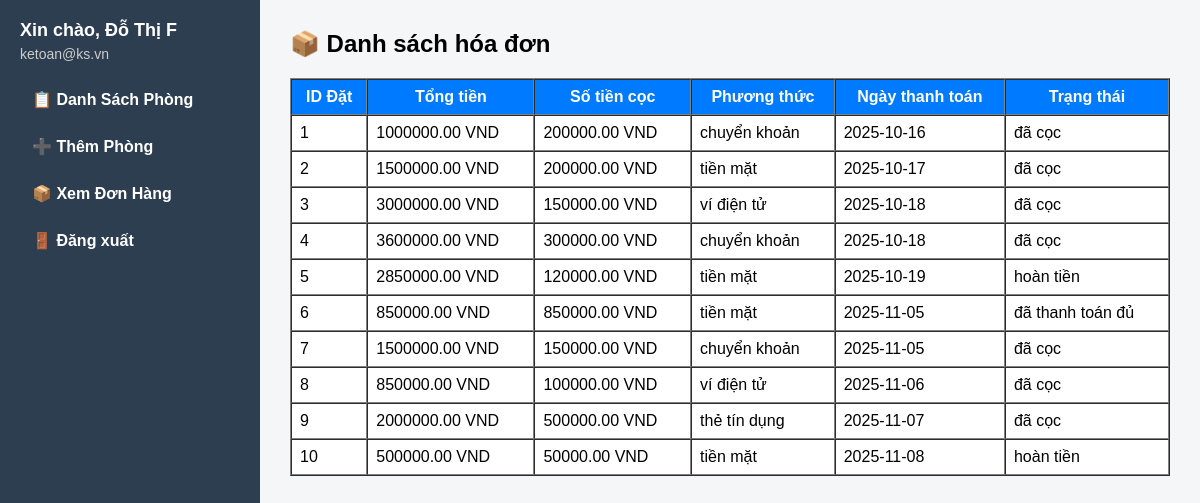
The page /index.php?page=hoadon.php (signed in) on the database its author committed.
### tables this page shows
CREATE TABLE hoa_don (
    id_thanh_toan INT(11) AUTO_INCREMENT PRIMARY KEY,
    id_dat INT(11) UNIQUE, 
    tong_tien DECIMAL(10,2) NOT NULL,
    so_tien_coc DECIMAL(10,2) DEFAULT 0.00,
    phuong_thuc ENUM('tiền mặt', 'chuyển khoản', 'ví điện tử', 'thẻ tín dụng') NOT NULL,
    ngay_thanh_toan DATE,
    trang_thai_tt ENUM('chưa thanh toán', 'đã cọc', 'đã thanh toán đủ', 'hoàn tiền') DEFAULT 'chưa thanh toán',
    
    FOREIGN KEY (id_dat) REFERENCES don_hang(id_dat)
);

### dbadmin.php (called while the page is built, shortened)
<?php
class DbAdmin {
    public $host = 'localhost';
    public $dbname = 'website_dat_phong_khach_san';
    public $username = 'root';
    public $password = '';
    public $db;
    function __construct() {
        $this->db = new mysqli($this->host, $this->username, $this->password, $this->dbname);
        $this->db->set_charset('utf8');
    }
    public function Laydanhsachhoadon() {
    $sql = "SELECT * FROM hoa_don";
    return $this->db->query($sql);
    }
}
?>

### hoadon.php (the view)
<?php
include 'DbAdmin.php';
$db = new DbAdmin();
$ds_hoadon = $db->Laydanhsachhoadon();
?>
<h2>📦 Danh sách hóa đơn</h2>
<table border="1" cellpadding="8" cellspacing="0" style="width:100%; background:white;">
    <tr style="background:#007bff; color:white;">
        <th>ID Đặt</th>
        <th>Tổng tiền</th>
        <th>Số tiền cọc</th>
        <th>Phương thức</th>
        <th>Ngày thanh toán</th>
        <th>Trạng thái</th>
    </tr>
    <?php while ($row = $ds_hoadon->fetch_assoc()): ?>
    <tr>
        <td><?= $row['id_dat'] ?></td>
        <td><?= $row['tong_tien'] ?> VND</td>
        <td><?= $row['so_tien_coc'] ?> VND</td>
        <td><?= $row['phuong_thuc'] ?></td>
        <td><?= $row['ngay_thanh_toan'] ?></td>
        <td><?= $row['trang_thai_tt'] ?></td>
    </tr>
    <?php endwhile; ?>
</table>

### index.php (shortened to what this page needs)
<?php
$admin = $_SESSION['admin'];
$page = $_GET['page'] ?? 'danhsachphong.php';
?>
<!DOCTYPE html>
<html>
<head>
</head>
<body>
<div class="container">
    <div class="sidebar">
        <h3>Xin chào, <?= $admin['ho_ten'] ?></h3>
        <p><?= $admin['email'] ?></p>
        <a href="index.php?page=danhsachphong.php">📋 Danh Sách Phòng</a>
        <a href="index.php?page=themphong.php">➕ Thêm Phòng</a>
        <a href="index.php?page=hoadon.php">📦 Xem Đơn Hàng</a>
        <a href="logout.php">🚪 Đăng xuất</a>
    </div>
    <div class="content">
        <?php include $page; ?>
    </div>
</div>
</body>
</html>

### index.php (style rules this page uses)
body { margin: 0; font-family: Arial, sans-serif; background: #f4f6f8; }
.container { display: flex; height: 100vh; }
.sidebar { width: 260px; background: #2c3e50; color: white; padding: 20px; box-sizing: border-box; }
.sidebar h3 { margin: 0 0 5px; font-size: 18px; }
.sidebar p { margin: 0 0 20px; font-size: 14px; color: #ccc; }
.sidebar a { display: block; color: white; text-decoration: none; margin: 12px 0; font-weight: bold; padding: 8px 12px; border-radius: 4px; }
.content { flex: 1; padding: 30px; overflow-y: auto; box-sizing: border-box; }
.content h2 { margin-top: 0; }

### rows shown on the page
hoa_don: id_dat "1", tong_tien "1000000.00", so_tien_coc "200000.00", phuong_thuc "chuyển khoản", ngay_thanh_toan "2025-10-16", trang_thai_tt "đã cọc"
hoa_don: id_dat "2", tong_tien "1500000.00", so_tien_coc "200000.00", phuong_thuc "tiền mặt", ngay_thanh_toan "2025-10-17", trang_thai_tt "đã cọc"
hoa_don: id_dat "3", tong_tien "3000000.00", so_tien_coc "150000.00", phuong_thuc "ví điện tử", ngay_thanh_toan "2025-10-18", trang_thai_tt "đã cọc"
hoa_don: id_dat "4", tong_tien "3600000.00", so_tien_coc "300000.00", phuong_thuc "chuyển khoản", ngay_thanh_toan "2025-10-18", trang_thai_tt "đã cọc"
hoa_don: id_dat "5", tong_tien "2850000.00", so_tien_coc "120000.00", phuong_thuc "tiền mặt", ngay_thanh_toan "2025-10-19", trang_thai_tt "hoàn tiền"
hoa_don: id_dat "6", tong_tien "850000.00", so_tien_coc "850000.00", phuong_thuc "tiền mặt", ngay_thanh_toan "2025-11-05", trang_thai_tt "đã thanh toán đủ"
hoa_don: id_dat "7", tong_tien "1500000.00", so_tien_coc "150000.00", phuong_thuc "chuyển khoản", ngay_thanh_toan "2025-11-05", trang_thai_tt "đã cọc"
hoa_don: id_dat "8", tong_tien "850000.00", so_tien_coc "100000.00", phuong_thuc "ví điện tử", ngay_thanh_toan "2025-11-06", trang_thai_tt "đã cọc"
hoa_don: id_dat "9", tong_tien "2000000.00", so_tien_coc "500000.00", phuong_thuc "thẻ tín dụng", ngay_thanh_toan "2025-11-07", trang_thai_tt "đã cọc"
hoa_don: id_dat "10", tong_tien "500000.00", so_tien_coc "50000.00", phuong_thuc "tiền mặt", ngay_thanh_toan "2025-11-08", trang_thai_tt "hoàn tiền"

### other values the page prints
$admin['ho_ten'] "Đỗ Thị F"
$admin['email'] "ketoan@ks.vn"
